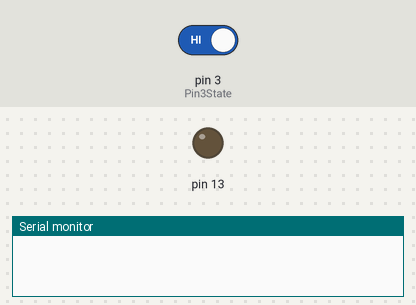
The sketch below on a simulated Arduino Mega 2560, built with avr-gcc and run on an emulated ATmega2560. On the bench: output pins drawn as LEDs (lit = HIGH), the last lines printed to the serial monitor. Inputs (shaded band) come from the test bench; at power-on: pin 3 (Pin3State) HIGH.

Above: at 1.2 s.
1.3 s: pin 3 (Pin3State) driven LOW
At 2.5 s:
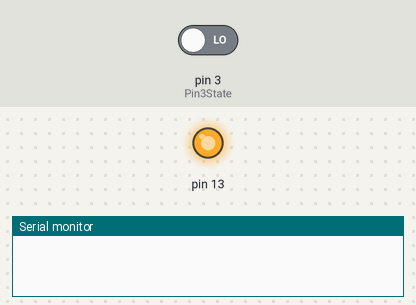
2.8 s: pin 3 (Pin3State) driven HIGH
At 3.2 s:
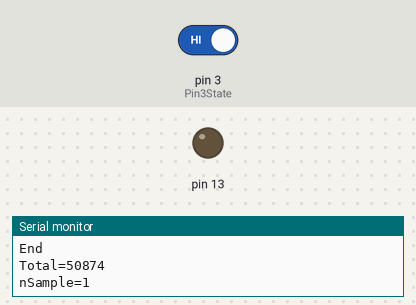
Timing chart, 0 to 5.8 s (numbered marks = the images above; inputs shaded):
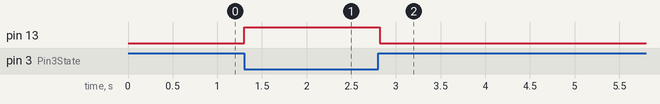

The sketch:

ir_receiver.ino
```cpp
// (licence header left out)
enum
{
  STATE_STANDBY,
  STATE_READY_TX,
};


// Timer 1 is used for recording pulse timings.
// Don't care about overflow.  Just record 16-bit values.
// Later overflow will be taken into account.

// Timer 2 is used for detecting long IR off.
// Using 1024x scaling and if it goes up to 255, it is taken as IR signal is done.


#if defined(__AVR_ATmega2560__)    // Arduino Mega 2560
  #define PULSE_BUF_LEN 3072

  #define Pin3State (PINE&_BV(5))

  #define SetPin0High  PORTE|=_BV(0);
  #define SetPin0Low   PORTE&=~_BV(0);
  #define SetPin1High  PORTE|=_BV(1);
  #define SetPin1Low   PORTE&=~_BV(1);
  #define SetPin2High  PORTE|=_BV(4);
  #define SetPin2Low   PORTE&=~_BV4();
  #define SetPin3High  PORTE|=_BV(5);
  #define SetPin3Low   PORTE&=~_BV(5);
  #define SetPin4High  PORTG|=_BV(5);
  #define SetPin4Low   PORTG&=~_BV(5);
  #define SetPin5High  PORTE|=_BV(3);
  #define SetPin5Low   PORTE&=~_BV(3);
  #define SetPin6High  PORTH|=_BV(3);
  #define SetPin6Low   PORTH&=~_BV(3);
  #define SetPin7High  PORTH|=_BV(4);
  #define SetPin7Low   PORTH&=~_BV(4);

  #define SetPin8High  PORTH|=_BV(5);
  #define SetPin8Low   PORTH&=~_BV(5);
  #define SetPin9High  PORTH|=_BV(6);
  #define SetPin9Low   PORTH&=~_BV(6);
  #define SetPin10High PORTB|=_BV(4);
  #define SetPin10Low  PORTB&=~_BV(4);
  #define SetPin11High PORTB|=_BV(5);
  #define SetPin11Low  PORTB&=~_BV(5);
  #define SetPin12High PORTB|=_BV(6);
  #define SetPin12Low  PORTB&=~_BV(6);
  #define SetPin13High PORTB|=_BV(7);
  #define SetPin13Low  PORTB&=~_BV(7);
#elif defined(__AVR_ATmega328P__)          // Arduino Uno (Can be Nano)
  #define PULSE_BUF_LEN 768
  #define Pin3State (PIND&_BV(3))

  #define SetPin0High  PORTD|=_BV(0);
  #define SetPin0Low   PORTD&=~_BV(0);
  #define SetPin1High  PORTD|=_BV(1);
  #define SetPin1Low   PORTD&=~_BV(1);
  #define SetPin2High  PORTD|=_BV(2);
  #define SetPin2Low   PORTD&=~_BV(2);
  #define SetPin3High  PORTD|=_BV(3);
  #define SetPin3Low   PORTD&=~_BV(3);
  #define SetPin4High  PORTD|=_BV(4);
  #define SetPin4Low   PORTD&=~_BV(4);
  #define SetPin5High  PORTD|=_BV(5);
  #define SetPin5Low   PORTD&=~_BV(5);
  #define SetPin6High  PORTD|=_BV(6);
  #define SetPin6Low   PORTD&=~_BV(6);
  #define SetPin7High  PORTD|=_BV(7);
  #define SetPin7Low   PORTD&=~_BV(7);

  #define SetPin8High  PORTB|=_BV(0);
  #define SetPin8Low   PORTB&=~_BV(0);
  #define SetPin9High  PORTB|=_BV(1);
  #define SetPin9Low   PORTB&=~_BV(1);
  #define SetPin10High PORTB|=_BV(2);
  #define SetPin10Low  PORTB&=~_BV(2);
  #define SetPin11High PORTB|=_BV(3);
  #define SetPin11Low  PORTB&=~_BV(3);
  #define SetPin12High PORTB|=_BV(4);
  #define SetPin12Low  PORTB&=~_BV(4);
  #define SetPin13High PORTB|=_BV(5);
  #define SetPin13Low  PORTB&=~_BV(5);

  #define SetPin9and10Low PORTB&=~(_BV(1)|_BV(2));

//#elif defined(__AVR_ATMega4809__)          // Arduino Nano Every
//#elif defined(__AVR_ATmega328__)           // Arduino Nano?
//#elif defined(__AVR_ATmega32U4__)          // Arduino Leonardo
//  #elif defined(__AVR_ATmega__)
//  #elif defined(__AVR_ATmega__)
//  #elif defined(__AVR_ATmega__)
#else
  #error Unable to identify Board Type
#endif


volatile int state=STATE_STANDBY;
volatile unsigned int nBufFilled=0;
volatile unsigned int pulseBuf[PULSE_BUF_LEN];


void PinChange(void)
{
  TCNT1=0;

  if(STATE_STANDBY!=state)
  {
    return;
  }

  SetPin13High;

  while(nBufFilled<PULSE_BUF_LEN)
  {
    while(0==Pin3State)
    {
    }

    pulseBuf[nBufFilled]=TCNT1;
    ++nBufFilled;

    // Infra-Red OFF (Pin3=Active Low)
    TCNT2=0;
    while(0!=Pin3State)
    {
      if(255==TCNT2)
      {
        goto END_OF_SIGNAL;
      }
    }

    pulseBuf[nBufFilled]=TCNT1;
    ++nBufFilled;
  }
END_OF_SIGNAL:

  SetPin13Low;
  state=STATE_READY_TX;
}


void ClearBuffer(void)
{
  nBufFilled=0;
  for(int i=0; i<PULSE_BUF_LEN; ++i)
  {
    pulseBuf[i]=0;
  }
}

void setup()
{
  state=STATE_STANDBY;
  ClearBuffer();


  // Reset timer 1
  TCCR1A=0;
  // TCCR1B=bit(CS10); // No Pre-Scaling
  TCCR1B=bit(CS11); // 8x Pre-Scaling
  OCR1A=0;
  OCR1B=0;
  TCNT1=0;

  TCCR2A=0;
  // TCCR2B=bit(CS20); // No Pre-Scaling
  // TCCR2B=bit(CS21); // 8x Pre-Scaling
  TCCR2B=bit(CS20)|bit(CS21)|bit(CS22); // 1024x Pre-Scaling
  OCR2A=0;
  OCR2B=0;
  TCNT2=0;


  pinMode(3,INPUT);
  pinMode(13,OUTPUT);
  attachInterrupt(digitalPinToInterrupt(3),PinChange,FALLING);

  Serial.begin(115200);
}

void loop()
{
  if(STATE_READY_TX==state)
  {
    Serial.begin(115200);
    Serial.println("Begin");
    long int total=0;
    unsigned long int prevPtr=0;
    unsigned long int basePtr=0;
    int balance=0;
    for(int i=0; i<nBufFilled; ++i)
    {
      if(0<i && pulseBuf[i]<pulseBuf[i-1])
      {
        basePtr+=0x10000;
      }
      unsigned long int curPtr=basePtr+pulseBuf[i];
      if(0!=(curPtr&1)) // 1 tick = 0.5us.  Need to make everything even, and send tick/2.
      {
        if(0<balance && prevPtr+2<curPtr)
        {
          --curPtr;
          --balance;
        }
        else
        {
          ++curPtr;
          ++balance;
        }
      }
      unsigned long int dt=curPtr-prevPtr;
      prevPtr=curPtr;

      Serial.print(dt/2);
      Serial.print(" ");

      total+=dt;
    }

    Serial.println("");
    Serial.println("End");
    Serial.print("Total=");
    Serial.print((long int)total);
    Serial.println("");
    Serial.print("nSample=");
    Serial.print(nBufFilled);
    Serial.println("");
    Serial.end();

    ClearBuffer();
    state=STATE_STANDBY;
  }

  TCCR0A=0;
  TCCR0B=0;
}
```

Measured:
- after the input at 1.3 s, pin 13: LOW → HIGH at once
- after the input at 2.8 s, pin 13: HIGH → LOW at once
